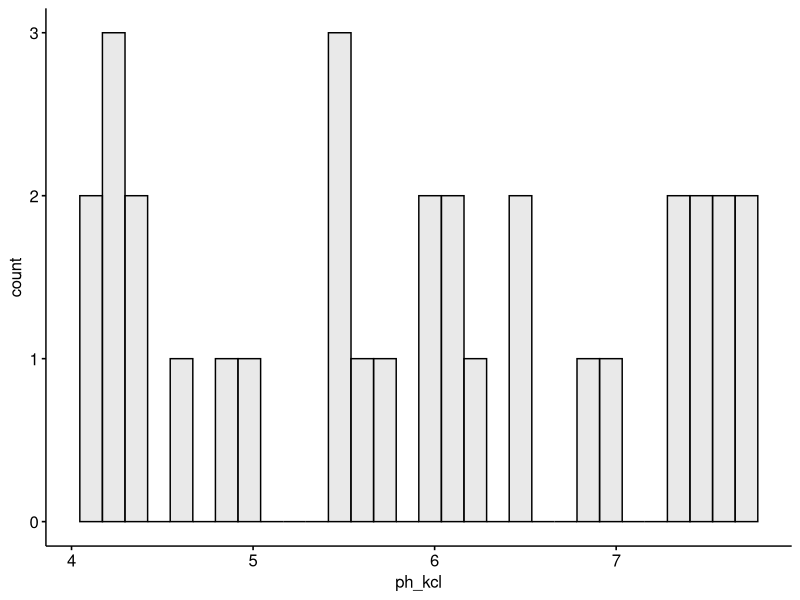
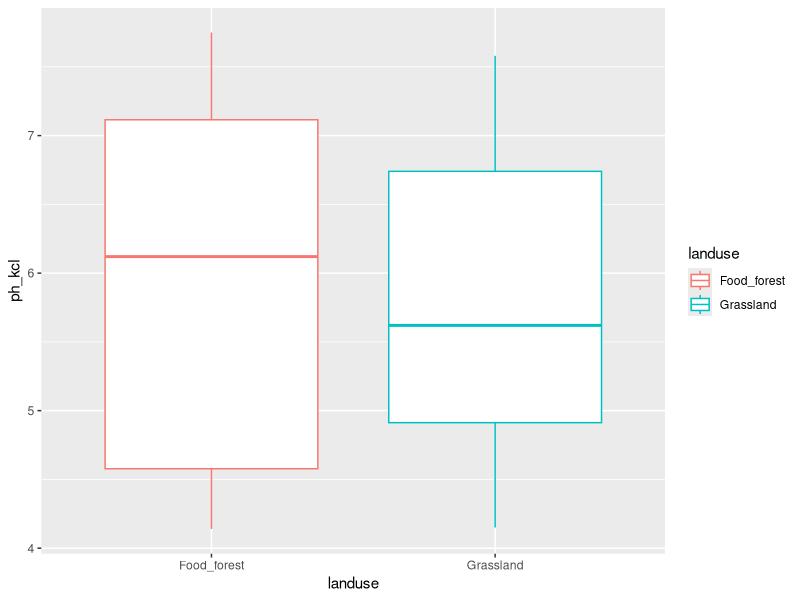
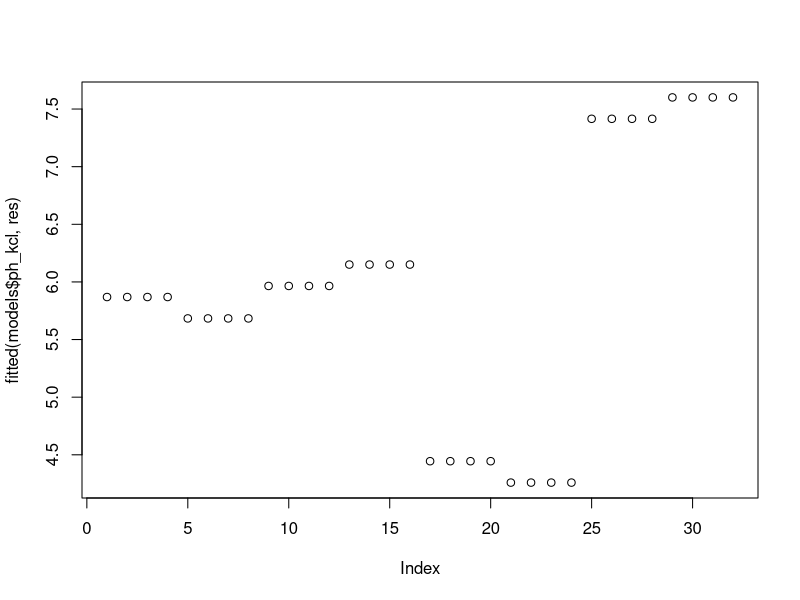
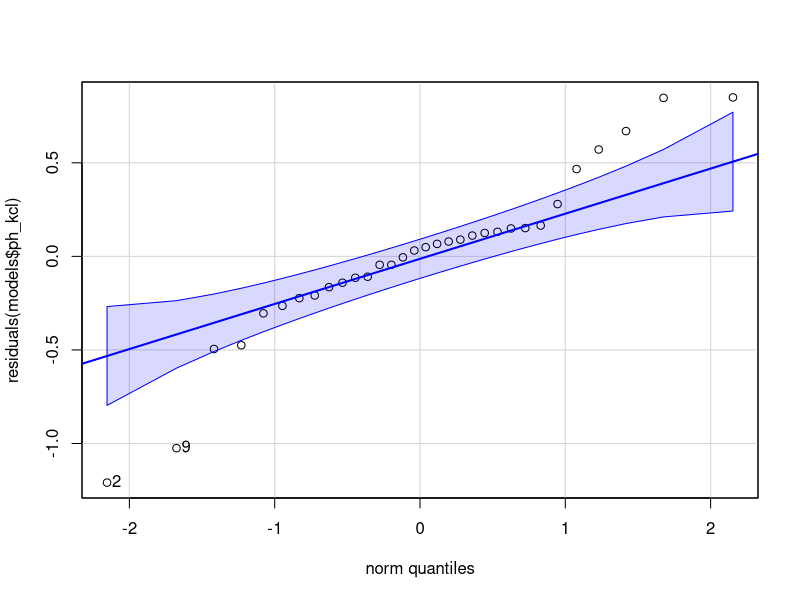
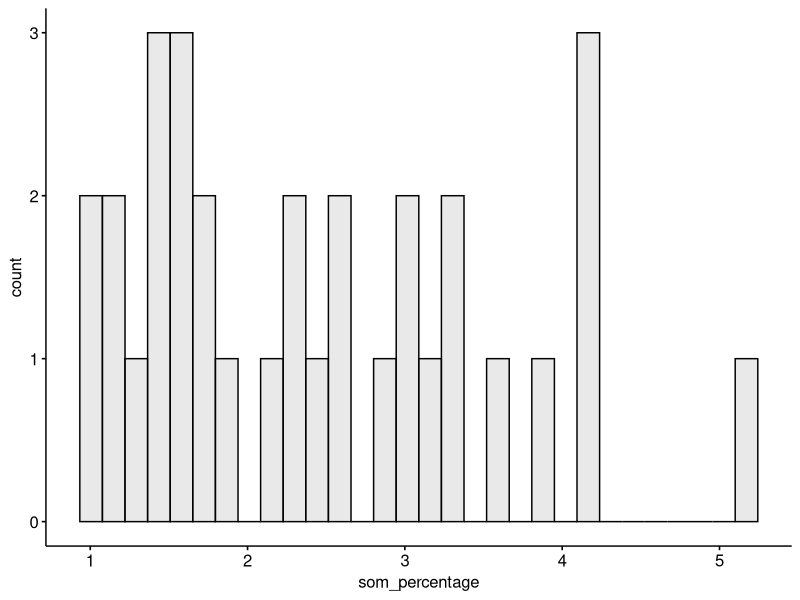
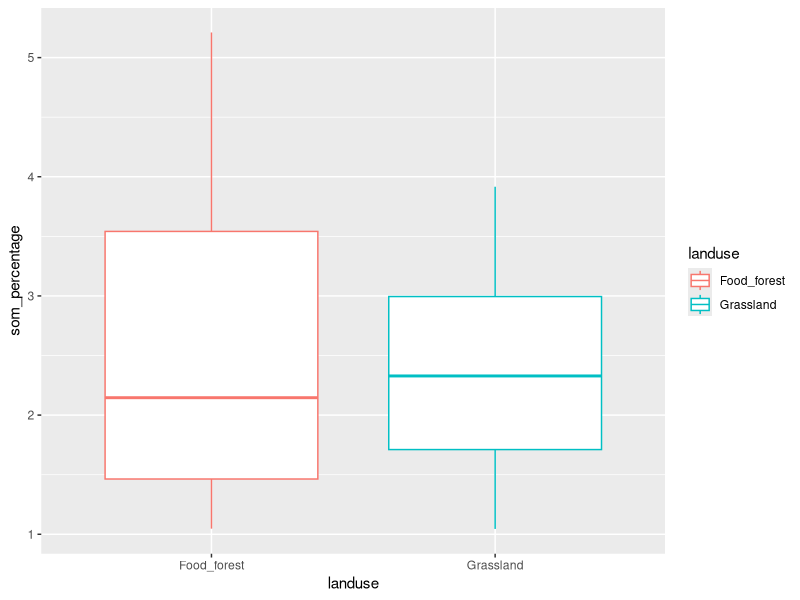
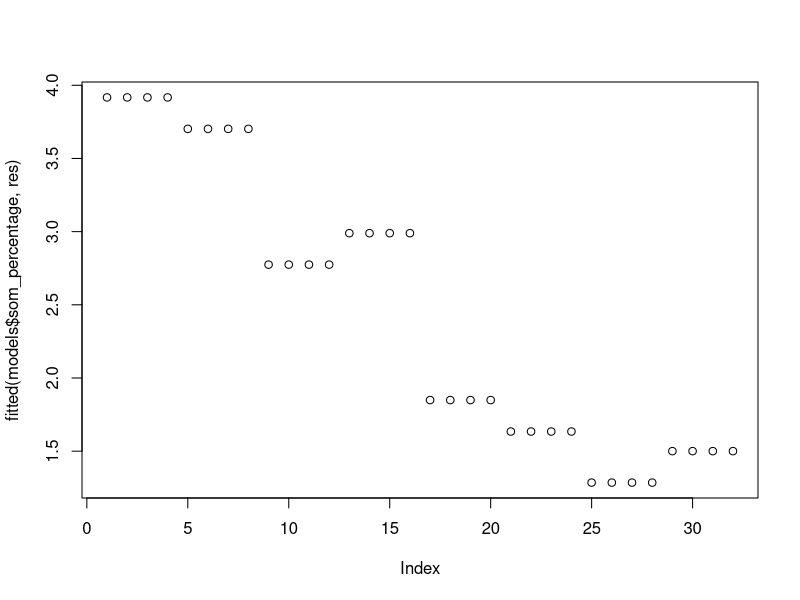
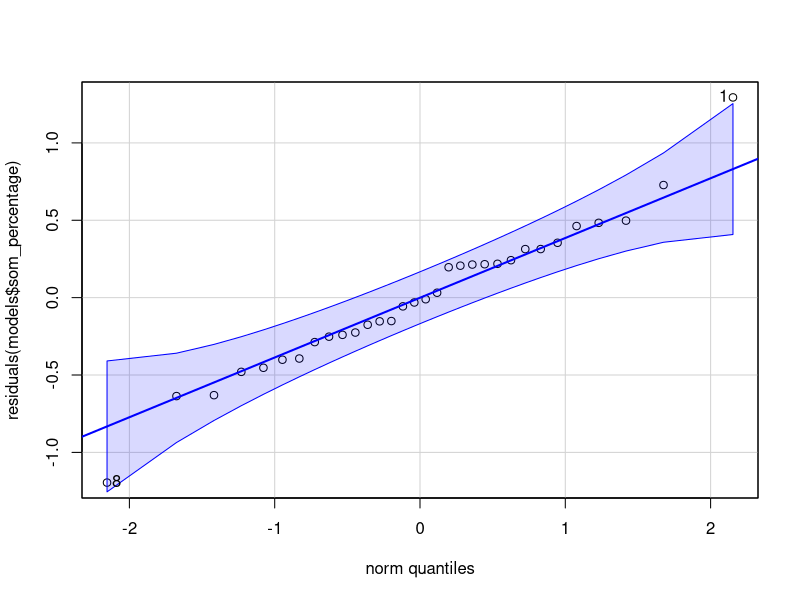

These figures' R source, in order:
## ---- chunk 1
knitr::opts_chunk$set(message = FALSE, echo = FALSE, warning = FALSE)
## ---- chunk 2
library(tidyverse)
library(ggpubr)
library(car)
library(gridExtra)
library(flextable)
library(lme4)
library(multcomp)
library(emmeans)
library(broom.mixed)
library(nlme)


## ---- chunk 3
lml <- read_csv2("MASTER_LML.csv")

lml$litter_sp <- factor(lml$litter_sp, levels=c("Alder","Hazel","Chestnut"))
lml$mesh_size <- factor(lml$mesh_size, levels=c("Fine","Medium","Coarse"))

mt <- read_csv2("MASTERFILE_decomp_10.csv")

mt_2 <- mt %>% mutate(age = 2021-year_of_landuse,
                      earthworms_2021 = compost_worms + soil_eating_worms + pendelaars)

mt_2 <- mt_2 %>% rowwise() %>% mutate(earthworms_2022 = sum(c_across(contains("Abundance"))))
mt_2 <- mt_2 %>% rename("vb_code" = "code")

mt_2_lu_loc <- mt_2 %>% dplyr::select(vb_code, landuse, location)

mt_3 <- mt_2 %>% filter(plot_nr < 5)

# join litter mass data with landuse & location data

lml_2 <- lml %>% left_join(mt_2_lu_loc, by ="vb_code")

# sum columns mites and earthworms
mt_4 <- cbind(mt_3, mites_sum = rowSums(mt_3[c('Mites_oribatid_kg','Mites_other_kg')]))
mt_4 <- cbind(mt_4, biomass_ew_total = rowSums(mt_3[c('Biomass_anecic','Biomass_endogeic','Biomass_epigeic','Biomass_juvenile')]))

## ---- chunk 4
# variables

vars <- mt_4 %>%
  dplyr::select(ph_kcl, som_percentage, b.d., moisture_percentage, NO2_NO3_mg_kg, NH4_mg_kg,
            Total_P_mg_kg, Olsen_P_mg_kg, earthworms_2022, biomass_ew_total,
            Springtails_nr_kg, Mites_oribatid_kg, Mites_other_kg, nr_nematodes_gr_dry,
            Bacteria_total, Microbial, Actinobacteria_total, Fungi_total, Total_plfa, AMF_NLFA) %>%
  names() %>%
  set_names()

# normality and equal variances

normality <- map(vars, ~gghistogram(mt_4, .x,  fill = 'lightgrey', na.rm=TRUE))
plots_list <- map(normality, ~.x)
# grid.arrange(grobs = plots_list, ncol = 2, nrow = 10)

variances_loc_lu <- map(vars, ~leveneTest(mt_4[[.x]] ~ landuse * location, data = mt_4))

# tab_var <- mt_4 %>% group_by(landuse, location) %>% 
#   dplyr::select(ph_kcl, som_percentage, b.d.,                                                
#                 moisture_percentage, 
#                 NO2_NO3_mg_kg, NH4_mg_kg, Total_P_mg_kg, Olsen_P_mg_kg, earthworms_2022, 
#                 biomass_ew_total, Springtails_nr_kg, Mites_oribatid_kg, Mites_other_kg, 
#                 nr_nematodes_gr_dry,Bacteria_total, Microbial, Actinobacteria_total, 
#                 Fungi_total, Total_plfa, AMF_NLFA) %>% 
#           summarize_all(var, na.rm=TRUE) %>% mutate(across(where(is.numeric), round, 1))
# 
# tab_var %>% pivot_longer(cols=c(ph_kcl:AMF_NLFA)) %>% 
#                   pivot_wider(names_from = c(landuse,location),values_from = value) %>%
#             flextable()  %>%
#             set_table_properties(layout = "autofit")


## ---- chunk 5
# list of model outputs ANOVA
models <- list()
for (i in c('ph_kcl','som_percentage','b.d.','moisture_percentage','NO2_NO3_mg_kg','NH4_mg_kg',
            'Total_P_mg_kg','Olsen_P_mg_kg','earthworms_2022','biomass_ew_total',
            'Springtails_nr_kg','Mites_oribatid_kg','Mites_other_kg','nr_nematodes_gr_dry',
            'Bacteria_total','Microbial','Actinobacteria_total','Fungi_total','Total_plfa','AMF_NLFA')) {
  f <- formula(paste(i,"~ landuse + (1|location)"))
  models[[i]] <- lmer(f, data=mt_4, na.action = "na.omit")
}
## ---- chunk 6
mt_4 %>% group_by(landuse) %>% summarize(mean=mean(ph_kcl),sd=sd(ph_kcl),var=var(ph_kcl))
variances_loc_lu$ph_kcl
# par(mfrow=c(1,2))
normality$ph_kcl
mt_4 %>% group_by(landuse) %>% ggplot(aes(x=landuse, y=ph_kcl, color=landuse)) + geom_boxplot()
plot(fitted(models$ph_kcl, res))
qqPlot(residuals(models$ph_kcl))
cld(lsmeans(models$ph_kcl,~ landuse, adjust="tukey"), Letters = c(letters))

# transformed data pH <<<<< more not-normally distributed residuals!!
# gghistogram(exp(-mt_4$ph_kcl),  fill = 'lightgrey', na.rm=TRUE, binwidth = 0.0003)
# ph_transf <- lmer(exp(-ph_kcl) ~ landuse + (1|location), data=mt_4, na.action = "na.omit")
# anova(ph_transf)
# summary(ph_transf)
# cld(lsmeans(ph_transf,~ landuse,adjust="tukey"), Letters = c(letters))
# shapiro.test(residuals(ph_transf))
# qqPlot(residuals(ph_transf))

## ---- chunk 7
mt_4 %>% group_by(landuse) %>% summarize(mean=mean(som_percentage),sd=sd(som_percentage),var=var(som_percentage))
variances_loc_lu$som_percentage
# par(mfrow=c(1,2))
normality$som_percentage
mt_4 %>% group_by(landuse) %>% ggplot(aes(x=landuse, y=som_percentage, color=landuse)) + geom_boxplot()
plot(fitted(models$som_percentage, res))
qqPlot(residuals(models$som_percentage))
cld(lsmeans(models$som_percentage,~ landuse, adjust="tukey"), Letters = c(letters))
shapiro.test(residuals(models$som_percentage))
## ---- chunk 8
mt_4 %>% group_by(landuse) %>% summarize(mean=mean(b.d.),sd=sd(b.d.),var=var(b.d.))
variances_loc_lu$b.d.
# par(mfrow=c(1,2))
normality$b.d.
mt_4 %>% group_by(landuse) %>% ggplot(aes(x=landuse, y=b.d., color=landuse)) + geom_boxplot()
plot(fitted(models$b.d., res))
qqPlot(residuals(models$b.d.))
cld(lsmeans(models$b.d.,~ landuse, adjust="tukey"), Letters = c(letters))
shapiro.test(residuals(models$b.d.))
## ---- chunk 9
mt_4 %>% group_by(landuse) %>% summarize(mean=mean(moisture_percentage),sd=sd(moisture_percentage),var=var(moisture_percentage))
variances_loc_lu$moisture_percentage
# par(mfrow=c(1,2))
normality$moisture_percentage
mt_4 %>% group_by(landuse) %>% ggplot(aes(x=landuse, y=moisture_percentage, color=landuse)) + geom_boxplot()
plot(fitted(models$moisture_percentage, res))
qqPlot(residuals(models$moisture_percentage))
cld(lsmeans(models$moisture_percentage,~ landuse, adjust="tukey"), Letters = c(letters))
shapiro.test(residuals(models$moisture_percentage))
## ---- chunk 10
mt_4 %>% group_by(landuse) %>% summarize(mean=mean(NO2_NO3_mg_kg),sd=sd(NO2_NO3_mg_kg),var=var(NO2_NO3_mg_kg))
variances_loc_lu$NO2_NO3_mg_kg
# par(mfrow=c(1,2))
normality$NO2_NO3_mg_kg
mt_4 %>% group_by(landuse) %>% ggplot(aes(x=landuse, y=NO2_NO3_mg_kg, color=landuse)) + geom_boxplot()
plot(fitted(models$NO2_NO3_mg_kg, res))
qqPlot(residuals(models$NO2_NO3_mg_kg))
cld(lsmeans(models$NO2_NO3_mg_kg,~ landuse, adjust="tukey"), Letters = c(letters))
shapiro.test(residuals(models$NO2_NO3_mg_kg))
## ---- chunk 11
mt_4 %>% group_by(landuse) %>% summarize(mean=mean(NH4_mg_kg),sd=sd(NH4_mg_kg),var=var(NH4_mg_kg))
variances_loc_lu$NH4_mg_kg
# par(mfrow=c(1,2))
normality$NH4_mg_kg
mt_4 %>% group_by(landuse) %>% ggplot(aes(x=landuse, y=NH4_mg_kg, color=landuse)) + geom_boxplot()
plot(fitted(models$NH4_mg_kg, res))
qqPlot(residuals(models$NH4_mg_kg))
cld(lsmeans(models$NH4_mg_kg,~ landuse, adjust="tukey"), Letters = c(letters))
shapiro.test(residuals(models$NH4_mg_kg))
## ---- chunk 12
mt_4 %>% group_by(landuse) %>% summarize(mean=mean(Total_P_mg_kg),sd=sd(Total_P_mg_kg),var=var(Total_P_mg_kg))
variances_loc_lu$Total_P_mg_kg
# par(mfrow=c(1,2))
normality$Total_P_mg_kg
mt_4 %>% group_by(landuse) %>% ggplot(aes(x=landuse, y=Total_P_mg_kg, color=landuse)) + geom_boxplot()
plot(fitted(models$Total_P_mg_kg, res))
qqPlot(residuals(models$Total_P_mg_kg))
cld(lsmeans(models$Total_P_mg_kg,~ landuse, adjust="tukey"), Letters = c(letters))
shapiro.test(residuals(models$Total_P_mg_kg))
## ---- chunk 13
mt_4 %>% group_by(landuse) %>% summarize(mean=mean(Olsen_P_mg_kg),sd=sd(Olsen_P_mg_kg),var=var(Olsen_P_mg_kg))
variances_loc_lu$Olsen_P_mg_kg
# par(mfrow=c(1,2))
normality$Olsen_P_mg_kg
mt_4 %>% group_by(landuse) %>% ggplot(aes(x=landuse, y=Olsen_P_mg_kg, color=landuse)) + geom_boxplot()
plot(fitted(models$Olsen_P_mg_kg, res))
qqPlot(residuals(models$Olsen_P_mg_kg))
cld(lsmeans(models$Olsen_P_mg_kg,~ landuse, adjust="tukey"), Letters = c(letters))
shapiro.test(residuals(models$Olsen_P_mg_kg))
## ---- chunk 14
mt_4 %>% group_by(landuse) %>% summarize(mean=mean(earthworms_2022, na.rm=TRUE),sd=sd(earthworms_2022, na.rm=TRUE),var=var(earthworms_2022, na.rm=TRUE))
variances_loc_lu$earthworms_2022
# par(mfrow=c(1,2))
normality$earthworms_2022
mt_4 %>% group_by(landuse) %>% ggplot(aes(x=landuse, y=earthworms_2022, color=landuse)) + geom_boxplot()
plot(fitted(models$earthworms_2022, res))
qqPlot(residuals(models$earthworms_2022))
cld(lsmeans(models$earthworms_2022,~ landuse, adjust="tukey"), Letters = c(letters))
shapiro.test(residuals(models$earthworms_2022))

# GLMM count data
gghistogram(mt_4$earthworms_2022,  fill = 'lightgrey', na.rm=TRUE)
earthworm_glmm <- glmer(earthworms_2022 ~ landuse + (1|location), data=mt_4, family = poisson, na.action = "na.omit")
anova(earthworm_glmm)
summary(earthworm_glmm)
cld(lsmeans(earthworm_glmm,~ landuse,adjust="tukey"), Letters = c(letters))
shapiro.test(residuals(earthworm_glmm))
qqPlot(residuals(earthworm_glmm))
## ---- chunk 15
mt_4 %>% group_by(landuse) %>% summarize(mean=mean(biomass_ew_total, na.rm=TRUE),sd=sd(biomass_ew_total, na.rm=TRUE),var=var(biomass_ew_total, na.rm=TRUE))
variances_loc_lu$biomass_ew_total
# par(mfrow=c(1,2))
normality$biomass_ew_total
mt_4 %>% group_by(landuse) %>% ggplot(aes(x=landuse, y=biomass_ew_total, color=landuse)) + geom_boxplot()
plot(fitted(models$biomass_ew_total, res))
qqPlot(residuals(models$biomass_ew_total))
cld(lsmeans(models$biomass_ew_total,~ landuse, adjust="tukey"), Letters = c(letters))
shapiro.test(residuals(models$biomass_ew_total))

# log transform earthworm biomass
gghistogram(log(mt_4$biomass_ew_total),  fill = 'lightgrey', na.rm=TRUE)
mt_4 %>% group_by(landuse) %>% ggplot(aes(x=landuse, y=log(biomass_ew_total), color=landuse)) + geom_boxplot()
biomass_ew_transf <- lmer(log(biomass_ew_total+0.001) ~ landuse + (1|location), data=mt_4, na.action = "na.omit")
leveneTest(log(biomass_ew_total) ~ landuse * location, data=mt_4) #just as significant as non-transformed data
anova(biomass_ew_transf)
summary(biomass_ew_transf)
cld(lsmeans(biomass_ew_transf,~ landuse,adjust="tukey"), Letters = c(letters))
shapiro.test(residuals(biomass_ew_transf))
qqPlot(residuals(biomass_ew_transf))

# Generalized least squares
gls_EW <- gls(biomass_ew_total ~ landuse, data=mt_4, na.action = na.omit, weights=varPower())
# weights=varPower() 
# weights = varIdent(form= ~1|location)
# correlation = corAR1(form = ~ 1 | location)
summary(gls_EW)
anova(gls_EW)
plot(gls_EW)
# cld(lsmeans(models$gls_AMF,~ landuse, adjust="tukey"), Letters = c(letters)) doesnt work for gls()
qqPlot(residuals(gls_EW))
shapiro.test(residuals(gls_EW))

## ---- chunk 16
mt_4 %>% group_by(landuse) %>% summarize(mean=mean(Springtails_nr_kg, na.rm=TRUE),sd=sd(Springtails_nr_kg, na.rm=TRUE),var=var(Springtails_nr_kg, na.rm=TRUE))
variances_loc_lu$Springtails_nr_kg
# par(mfrow=c(1,2))
normality$Springtails_nr_kg
mt_4 %>% group_by(landuse) %>% ggplot(aes(x=landuse, y=Springtails_nr_kg, color=landuse)) + geom_boxplot()
plot(fitted(models$Springtails_nr_kg, res))
qqPlot(residuals(models$Springtails_nr_kg))
cld(lsmeans(models$Springtails_nr_kg,~ landuse, adjust="tukey"), Letters = c(letters))
shapiro.test(residuals(models$Springtails_nr_kg))

# GLMM count data
gghistogram(mt_4$Springtails_nr_kg,  fill = 'lightgrey', na.rm=TRUE)
springtail_glmm <- glmer(Springtails_nr_kg ~ landuse + (1|location), data=mt_4, family = poisson, na.action = na.omit)
anova(springtail_glmm)
tidy(springtail_glmm)
#summary(springtail_glmm)
#prints long list of values, because they are non-integers...but that's because I had to correct for soil weight. 
cld(lsmeans(springtail_glmm,~ landuse,adjust="tukey"), Letters = c(letters))
shapiro.test(residuals(springtail_glmm))
qqPlot(residuals(springtail_glmm))

## ---- chunk 17
mt_4 %>% group_by(landuse) %>% summarize(mean=mean(Mites_oribatid_kg, na.rm=TRUE),sd=sd(Mites_oribatid_kg, na.rm=TRUE),var=var(Mites_oribatid_kg, na.rm=TRUE))
variances_loc_lu$Mites_oribatid_kg
# par(mfrow=c(1,2))
normality$Mites_oribatid_kg
mt_4 %>% group_by(landuse) %>% ggplot(aes(x=landuse, y=Mites_oribatid_kg, color=landuse)) + geom_boxplot()
plot(fitted(models$Mites_oribatid_kg, res))
qqPlot(residuals(models$Mites_oribatid_kg))
cld(lsmeans(models$Mites_oribatid_kg,~ landuse, adjust="tukey"), Letters = c(letters))
shapiro.test(residuals(models$Mites_oribatid_kg))

# GLMM count data
gghistogram(mt_4$Mites_oribatid_kg,  fill = 'lightgrey', na.rm=TRUE)
oribatid_glmm <- glmer(Mites_oribatid_kg ~ landuse + (1|location), data=mt_4, family = poisson, na.action = na.omit)
anova(oribatid_glmm)
tidy(oribatid_glmm)
#summary(oribatid_glmm)
#prints long list of values, because they are non-integers...but that's because I had to correct for soil weight. 
cld(lsmeans(oribatid_glmm,~ landuse,adjust="tukey"), Letters = c(letters))
shapiro.test(residuals(oribatid_glmm))
qqPlot(residuals(oribatid_glmm))
## ---- chunk 18
mt_4 %>% group_by(landuse) %>% summarize(mean=mean(Mites_other_kg, na.rm=TRUE),sd=sd(Mites_other_kg, na.rm=TRUE),var=var(Mites_other_kg, na.rm=TRUE))
variances_loc_lu$Mites_other_kg
# par(mfrow=c(1,2))
normality$Mites_other_kg
mt_4 %>% group_by(landuse) %>% ggplot(aes(x=landuse, y=Mites_other_kg, color=landuse)) + geom_boxplot()
plot(fitted(models$Mites_other_kg, res))
qqPlot(residuals(models$Mites_other_kg))
cld(lsmeans(models$Mites_other_kg,~ landuse, adjust="tukey"), Letters = c(letters))
shapiro.test(residuals(models$Mites_other_kg))

# GLMM count data
gghistogram(mt_4$Mites_other_kg,  fill = 'lightgrey', na.rm=TRUE)
mite_other_glmm <- glmer(Mites_other_kg ~ landuse + (1|location), data=mt_4, family = poisson, na.action = na.omit)
anova(mite_other_glmm)
tidy(mite_other_glmm)
#summary(mite_other_glmm)
#prints long list of values, because they are non-integers...but that's because I had to correct for soil weight. 
cld(lsmeans(mite_other_glmm,~ landuse,adjust="tukey"), Letters = c(letters))
shapiro.test(residuals(mite_other_glmm))
qqPlot(residuals(mite_other_glmm))
## ---- chunk 19
mt_4 %>% group_by(landuse) %>% summarize(mean=mean(Bacteria_total),sd=sd(Bacteria_total),var=var(Bacteria_total))
variances_loc_lu$Bacteria_total
# par(mfrow=c(1,2))
normality$Bacteria_total
mt_4 %>% group_by(landuse) %>% ggplot(aes(x=landuse, y=Bacteria_total, color=landuse)) + geom_boxplot()
plot(fitted(models$Bacteria_total, res))
qqPlot(residuals(models$Bacteria_total))
cld(lsmeans(models$Bacteria_total,~ landuse, adjust="tukey"), Letters = c(letters))
shapiro.test(residuals(models$Bacteria_total))
## ---- chunk 20
mt_4 %>% group_by(landuse) %>% summarize(mean=mean(Microbial),sd=sd(Microbial),var=var(Microbial))
variances_loc_lu$Microbial
# par(mfrow=c(1,2))
normality$Microbial
mt_4 %>% group_by(landuse) %>% ggplot(aes(x=landuse, y=Microbial, color=landuse)) + geom_boxplot()
plot(fitted(models$Microbial, res))
qqPlot(residuals(models$Microbial))
cld(lsmeans(models$Microbial,~ landuse, adjust="tukey"), Letters = c(letters))
shapiro.test(residuals(models$Microbial))
## ---- chunk 21
mt_4 %>% group_by(landuse) %>% summarize(mean=mean(Actinobacteria_total),sd=sd(Actinobacteria_total),var=var(Actinobacteria_total))
variances_loc_lu$Actinobacteria_total
# par(mfrow=c(1,2))
normality$Actinobacteria_total
mt_4 %>% group_by(landuse) %>% ggplot(aes(x=landuse, y=Actinobacteria_total, color=landuse)) + geom_boxplot()
plot(fitted(models$Actinobacteria_total, res))
qqPlot(residuals(models$Actinobacteria_total))
cld(lsmeans(models$Actinobacteria_total,~ landuse, adjust="tukey"), Letters = c(letters))
shapiro.test(residuals(models$Actinobacteria_total))
## ---- chunk 22
mt_4 %>% group_by(landuse) %>% summarize(mean=mean(Fungi_total),sd=sd(Fungi_total),var=var(Fungi_total))
variances_loc_lu$Fungi_total
# par(mfrow=c(1,2))
normality$Fungi_total
mt_4 %>% group_by(landuse) %>% ggplot(aes(x=landuse, y=Fungi_total, color=landuse)) + geom_boxplot()
plot(fitted(models$Fungi_total, res))
qqPlot(residuals(models$Fungi_total))
cld(lsmeans(models$Fungi_total,~ landuse, adjust="tukey"), Letters = c(letters))
shapiro.test(residuals(models$Fungi_total))
## ---- chunk 23
mt_4 %>% group_by(landuse) %>% summarize(mean=mean(Total_plfa),sd=sd(Total_plfa),var=var(Total_plfa))
variances_loc_lu$Total_plfa
# par(mfrow=c(1,2))
normality$Total_plfa
mt_4 %>% group_by(landuse) %>% ggplot(aes(x=landuse, y=Total_plfa, color=landuse)) + geom_boxplot()
plot(fitted(models$Total_plfa, res))
qqPlot(residuals(models$Total_plfa))
cld(lsmeans(models$Total_plfa,~ landuse, adjust="tukey"), Letters = c(letters))
shapiro.test(residuals(models$Total_plfa))
## ---- chunk 24
mt_4 %>% group_by(landuse) %>% summarize(mean=mean(AMF_NLFA),sd=sd(AMF_NLFA),var=var(AMF_NLFA))
variances_loc_lu$AMF_NLFA
# par(mfrow=c(1,2))
normality$AMF_NLFA
mt_4 %>% group_by(landuse) %>% ggplot(aes(x=landuse, y=AMF_NLFA, color=landuse)) + geom_boxplot()
plot(fitted(models$AMF_NLFA, res))
qqPlot(residuals(models$AMF_NLFA))
cld(lsmeans(models$AMF_NLFA,~ landuse, adjust="tukey"), Letters = c(letters))
shapiro.test(residuals(models$AMF_NLFA))

# log transform AMF
gghistogram(log(mt_4$AMF_NLFA),  fill = 'lightgrey', na.rm=TRUE)
mt_4 %>% group_by(landuse) %>% ggplot(aes(x=landuse, y=log(AMF_NLFA), color=landuse)) + geom_boxplot()
amf_transf <- lmer(log(AMF_NLFA) ~ landuse + (1|location), data=mt_4, na.action = "na.omit")
leveneTest(log(AMF_NLFA) ~ landuse * location, data=mt_4) # little bit less significant...but still significant for sure
anova(amf_transf)
summary(amf_transf)
cld(lsmeans(amf_transf,~ landuse,adjust="tukey"), Letters = c(letters))
shapiro.test(residuals(amf_transf))
qqPlot(residuals(amf_transf))

# Generalized least squares
gls_AMF <- gls(AMF_NLFA ~ landuse, data=mt_4, na.action = na.omit, weights=varPower())
# weights=varPower() 
# weights = varIdent(form= ~1|location)
# correlation = corAR1(form = ~ 1 | location)
summary(gls_AMF)
anova(gls_AMF)
plot(gls_AMF)
# cld(lsmeans(models$gls_AMF,~ landuse, adjust="tukey"), Letters = c(letters)) doesnt work for gls()
qqPlot(residuals(gls_AMF))
shapiro.test(residuals(gls_AMF))
# 
# ## Run the following lines. These introduce methods for 'gls' objects.
# model.matrix.gls<-function(object,...){
# 	model.matrix(terms(object),data=getData(object),...)
# }
# model.frame.gls<-function(object,...){
# 	model.frame(formula(object),data=getData(object),...)
# }
# terms.gls<-function(object,...){
# 	terms(model.frame(object),...)
# }
# # The line below gives pairwise comparisons now.  Note that the above
# # performs t-tests for all pairwise differences.
# multCompTukey <- glht(gls_AMF, linfct = mcp(landuse = "Tukey"))
